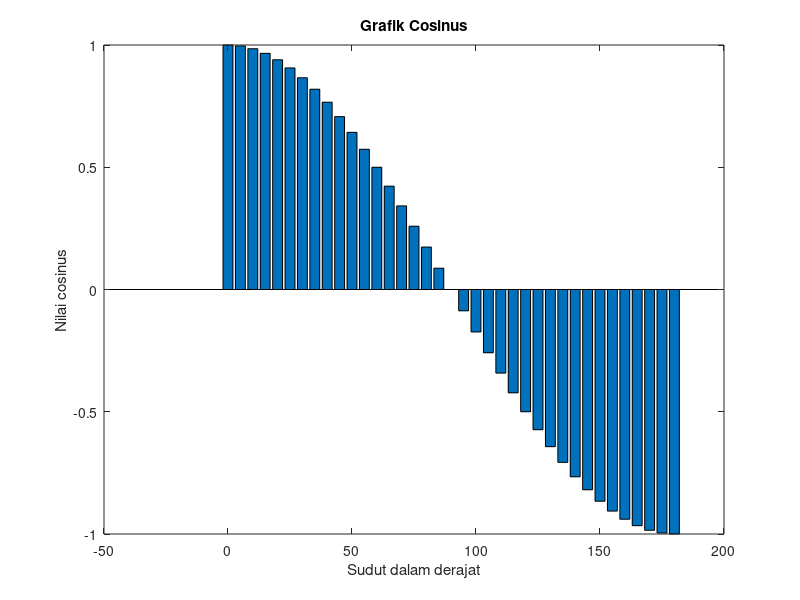

The MATLAB script that drew this image:
clear
clc

sudut = [0:5:180];
y = cos(sudut*pi/180);
bar(sudut,y)
title('Grafik Cosinus');
xlabel('Sudut dalam derajat');
ylabel('Nilai cosinus');